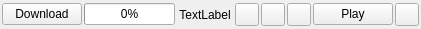
<?xml version="1.0" encoding="UTF-8"?>
<ui version="4.0">
 <class>GxsChannelFilesStatusWidget</class>
 <widget class="QWidget" name="GxsChannelFilesStatusWidget">
  <property name="geometry">
   <rect>
    <x>0</x>
    <y>0</y>
    <width>421</width>
    <height>29</height>
   </rect>
  </property>
  <property name="windowTitle">
   <string>Form</string>
  </property>
  <layout class="QHBoxLayout" name="GxsChannelFilesStatusWidget_HL">
   <property name="leftMargin">
    <number>0</number>
   </property>
   <property name="topMargin">
    <number>0</number>
   </property>
   <property name="rightMargin">
    <number>0</number>
   </property>
   <property name="bottomMargin">
    <number>0</number>
   </property>
   <item>
    <widget class="QFrame" name="trans_Frame">
     <property name="autoFillBackground">
      <bool>true</bool>
     </property>
     <layout class="QHBoxLayout" name="trans_Frame_HL">
      <property name="spacing">
       <number>2</number>
      </property>
      <property name="leftMargin">
       <number>2</number>
      </property>
      <property name="topMargin">
       <number>2</number>
      </property>
      <property name="rightMargin">
       <number>2</number>
      </property>
      <property name="bottomMargin">
       <number>2</number>
      </property>
      <item>
       <widget class="QPushButton" name="downloadPushButton">
        <property name="sizePolicy">
         <sizepolicy hsizetype="MinimumExpanding" vsizetype="Fixed">
          <horstretch>0</horstretch>
          <verstretch>0</verstretch>
         </sizepolicy>
        </property>
        <property name="focusPolicy">
         <enum>Qt::NoFocus</enum>
        </property>
        <property name="text">
         <string>Download</string>
        </property>
       </widget>
      </item>
      <item>
       <widget class="QProgressBar" name="progressBar">
        <property name="sizePolicy">
         <sizepolicy hsizetype="MinimumExpanding" vsizetype="Fixed">
          <horstretch>0</horstretch>
          <verstretch>0</verstretch>
         </sizepolicy>
        </property>
        <property name="value">
         <number>0</number>
        </property>
       </widget>
      </item>
      <item>
       <widget class="QLabel" name="label">
        <property name="sizePolicy">
         <sizepolicy hsizetype="Expanding" vsizetype="Preferred">
          <horstretch>0</horstretch>
          <verstretch>0</verstretch>
         </sizepolicy>
        </property>
        <property name="text">
         <string>TextLabel</string>
        </property>
        <property name="alignment">
         <set>Qt::AlignCenter</set>
        </property>
       </widget>
      </item>
      <item>
       <widget class="QToolButton" name="resumeToolButton">
        <property name="focusPolicy">
         <enum>Qt::NoFocus</enum>
        </property>
        <property name="icon">
         <iconset resource="../images.qrc">
          <normaloff>:/images/resume.png</normaloff>:/images/resume.png</iconset>
        </property>
       </widget>
      </item>
      <item>
       <widget class="QToolButton" name="pauseToolButton">
        <property name="focusPolicy">
         <enum>Qt::NoFocus</enum>
        </property>
        <property name="icon">
         <iconset resource="../images.qrc">
          <normaloff>:/images/pause.png</normaloff>:/images/pause.png</iconset>
        </property>
       </widget>
      </item>
      <item>
       <widget class="QToolButton" name="cancelToolButton">
        <property name="focusPolicy">
         <enum>Qt::NoFocus</enum>
        </property>
        <property name="icon">
         <iconset resource="../icons.qrc">
          <normaloff>:/icons/cancel.svg</normaloff>:/icons/cancel.svg</iconset>
        </property>
       </widget>
      </item>
      <item>
       <widget class="QPushButton" name="openFilePushButton">
        <property name="sizePolicy">
         <sizepolicy hsizetype="MinimumExpanding" vsizetype="Fixed">
          <horstretch>0</horstretch>
          <verstretch>0</verstretch>
         </sizepolicy>
        </property>
        <property name="text">
         <string>Play</string>
        </property>
       </widget>
      </item>
      <item>
       <widget class="QToolButton" name="openFolderToolButton">
        <property name="sizePolicy">
         <sizepolicy hsizetype="Fixed" vsizetype="Fixed">
          <horstretch>0</horstretch>
          <verstretch>0</verstretch>
         </sizepolicy>
        </property>
        <property name="focusPolicy">
         <enum>Qt::NoFocus</enum>
        </property>
        <property name="popupMode">
         <enum>QToolButton::InstantPopup</enum>
        </property>
       </widget>
      </item>
     </layout>
    </widget>
   </item>
  </layout>
 </widget>
 <resources>
  <include location="../images.qrc"/>
  <include location="../icons.qrc"/>
 </resources>
 <connections/>
</ui>
